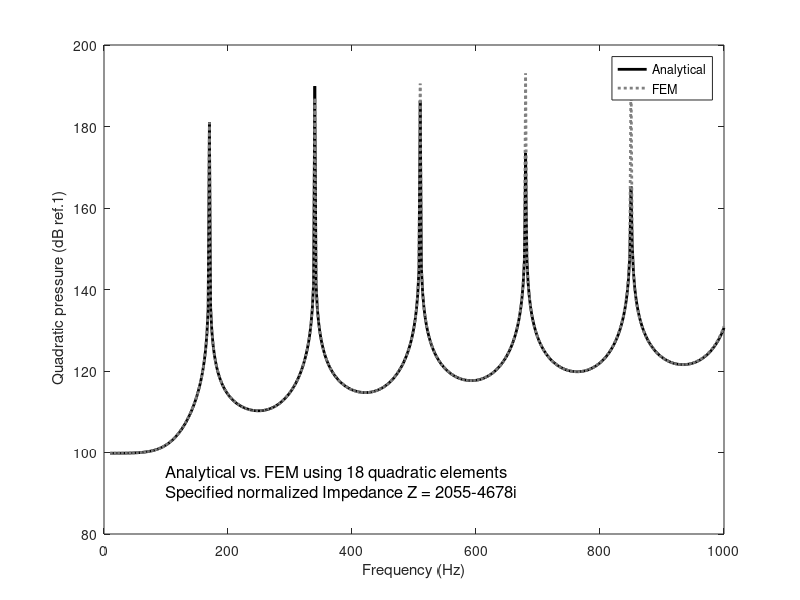

Reproduce this figure in MATLAB.
% FEM 1-D Scalar Analysis
% 1D Acoustics
% Plot: geometry, mesh, boundary nodes, and field

% Generate mesh data: mesh, boundary nodes, domains (COMSOL is used as a mesh
% generator)


%% Input data
rho0=1.2; % Fluid density
c0=342.2; % Speed of sound
neta_a=0.00; % Damping in the cavity
U0=1; % Piston displacement

%%
%==================================================================
% Parameters definition
% **************************************************************
L=1; % Length of the tube
piston_x = 1; % Piston x position 
boundary_x = 0; % Wall boundary x position 
freq = [10:2:1000]; % Frequency of piston excitation
Z = 2055-4678i; % % Wall impedance defined as pressure at wall divided by particle velocity Z=p/v
air_damp = 0.00; % Damping of the cavity air
rho0 = 1.2; % Air density in kg/m^3
c0 = 340; % Speed of sound in m/s
shape_type = 2; % 1 - linear shape functions; 2 - quadratic shape functions 
solver = 1; % 1 - sparse matrix solver; 2 - GMRES iterative solver
% *************************************************************************

%% Acoustical properties calculation

% Boundary
Z0 = rho0 * c0; % Calculate impedance of air
if (Z~=0), beta= 1/Z; else beta=1e6; end % Calculate wall admittance

% Excitation
omega=2*pi*freq; % Calculate angular frequency of loudspeaker excitation frequency
lamda = c0./freq; % Calculate wave length of loudspeaker excitation frequency
lamda_min = c0/max(freq); % Smallest wavelength in the room
k0 = omega /c0; % wave number

%% Generate Mesh
Ne_per_lamda_min = 6; % minimum number of elements per wavelength
Ne = ceil(Ne_per_lamda_min * L / lamda_min); % Total number of elements 
Nn = shape_type*Ne + 1; % Total number of nodes
Ne_Nn = shape_type + 1; % Number of nodes per element
h=L/Ne; % Element length
x = 0:h/shape_type:L; % Coordinates 
[~, piston_node] = min(abs(x - piston_x));
[~, boundary_node] = min(abs(x - boundary_x));
%% Compute elementary matrices
switch shape_type
    case 1  
        Ke = [1,-1;-1,1]*1/h; % *c0^2 
        Me = [2,1;1,2]*h/6;
    case 2
        % He = [7,-8,1;-8,16,-8;1,-8,7]/(3*h)/rho0;
        % Qe = [4,2,-1;2,16,2;-1,2,4]*h/30/(rho0*c0^2);
        Ke = [7,-8,1;-8,16,-8;1,-8,7]/(3*h); % *c0^2 
        Me = [4,2,-1;2,16,2;-1,2,4]*h/30;
end
%% Assemble stiffness and mass matrix

I=eye(Ne_Nn,Ne_Nn);
K=sparse(Nn,Nn); M = sparse(Nn,Nn);
for e=1:Ne
    LM = sparse(Ne_Nn,Nn); 
    LM(:,(Ne_Nn-1)*e-(Ne_Nn-2):(Ne_Nn-1)*e+1)=I;
    K = K + LM'*Ke*LM;
    M = M + LM'*Me*LM;
end
    
%% Step 4: Impedance condition (damping by wall)
C = zeros(Nn,Nn);
C(boundary_node,boundary_node) = beta;
%% Step 5: Solving the system with the Force vector : Piston at a x=L
Pquad_direct=zeros(1,Nn);
Pquad_modal=zeros(1,Nn);
Pquad_exact=zeros(1,Nn);
for n=1:length(omega)
    w=omega(n);
    F=zeros(Nn,1); % Force vector
    F(piston_node) = w^2; % at piston position * rho0*co^2 (dividee whole P by it)
    A_solve = K/rho0 - w^2*M/((rho0*c0^2)*(1+1i*air_damp))+1i*w*C/(rho0*c0);
    P = A_solve\F; % Solve the system to get pressure in tube
    Pquad_direct(n) = (rho0*c0^2)* real(P'*M*P)/(2*L)/(rho0*c0^2); % space avergaed quadratic pressure /(rho0*c0^2) because of M
    
    % Analytical solution
    k0=w/c0/sqrt(1+1i*air_damp);
    r=(Z-1)/(Z+1);
    a=(1j*w*U0)*Z0/(exp(1j*k0*L)-r*exp(-1j*k0*L));
    x=[0:L/100:L]; p=a*(exp(-1i*k0*x)+r*exp(1i*k0*x));
    Pquad_exact(n) = real(norm(p)^2/length(x)/2);
end

% Step 6: Comparison with the exact solution
plot(freq,10*log10(Pquad_direct(1:length(freq))),'k','LineWidth',2)
hold on
plot(freq,10*log10(Pquad_exact(1:length(freq))),':','LineWidth',2,'Color',[0.5 0.5 0.5])
xlabel('Frequency (Hz)');
ylabel(' Quadratic pressure (dB ref.1)');
legend('Analytical', 'FEM ');
text(100 , 95,['Analytical vs. FEM using ', num2str(Ne), ' quadratic elements'],'Color','k','FontSize',12)
text(100 , 90,['Specified normalized Impedance Z = ', num2str(Z)],'FontSize',12)
